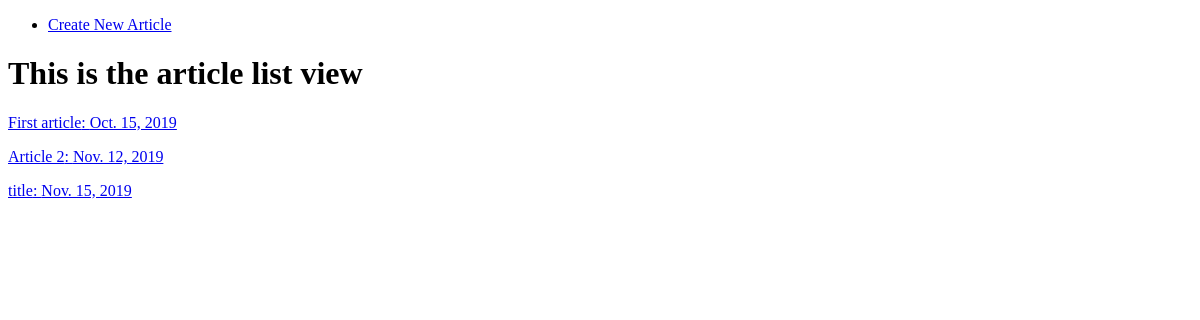
The page /blog/ on the database as committed earlier.
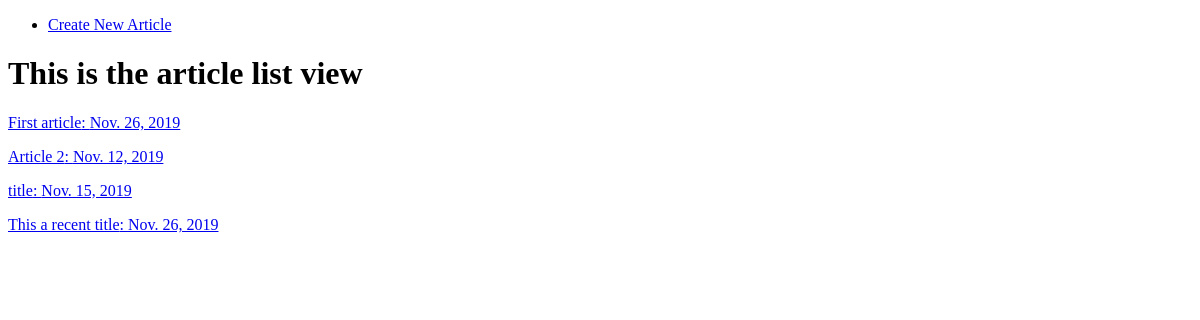
The same page on the database as committed later.
### blog/models.py (models this page shows)
class Article(models.Model):
	title = models.CharField(max_length= 120)
	subtitle = models.CharField(max_length= 240)
	date = models.DateField(auto_now= True)
	article = models.TextField(blank= False)
	name = models.CharField(blank= False, max_length= 80)
	def get_absolute_url(self):
		return reverse("blog:article-detail", kwargs={"my_id":self.id})

### blog/views.py (the view)
# urls.py: path('', ArticleListView.as_view(), name= 'article-list'),
class ArticleListView(ListView): # Class based list view
	template_name = 'articles/article_list.html'
	queryset = Article.objects.all()  # blog/<modelname>_list.html

### blog/templates/articles/article_list.html
{% extends 'article_nav.html' %}
{% block content %}
<h1> This is the article list view </h1>
{% for instance in object_list %}
	<p> <a href= '{{ instance.get_absolute_url }}' > {{ instance.title }}: {{ instance.date }}</a> </p>
{% endfor %}
{% endblock %}

Rows that differ between the two databases and show on the page:
changed Article "First article": date "Oct. 15, 2019" → "Nov. 26, 2019"
added Article: title "This a recent title", date "Nov. 26, 2019"
